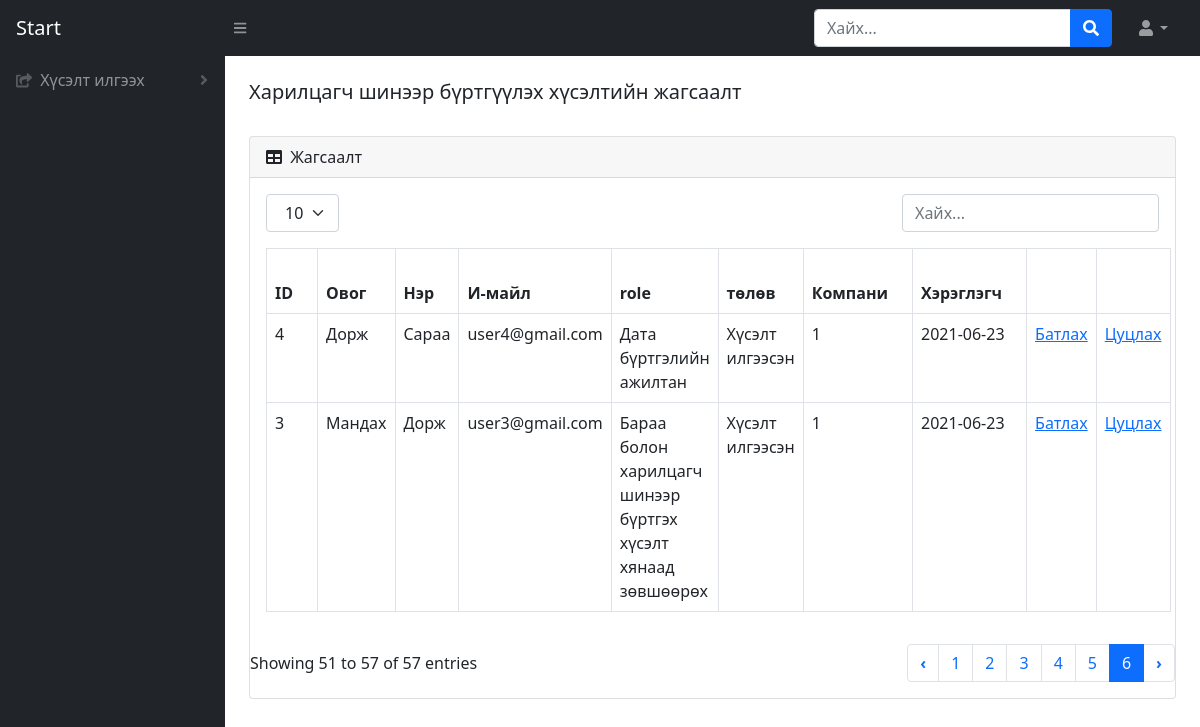
Page /reg-list on the earlier database version.
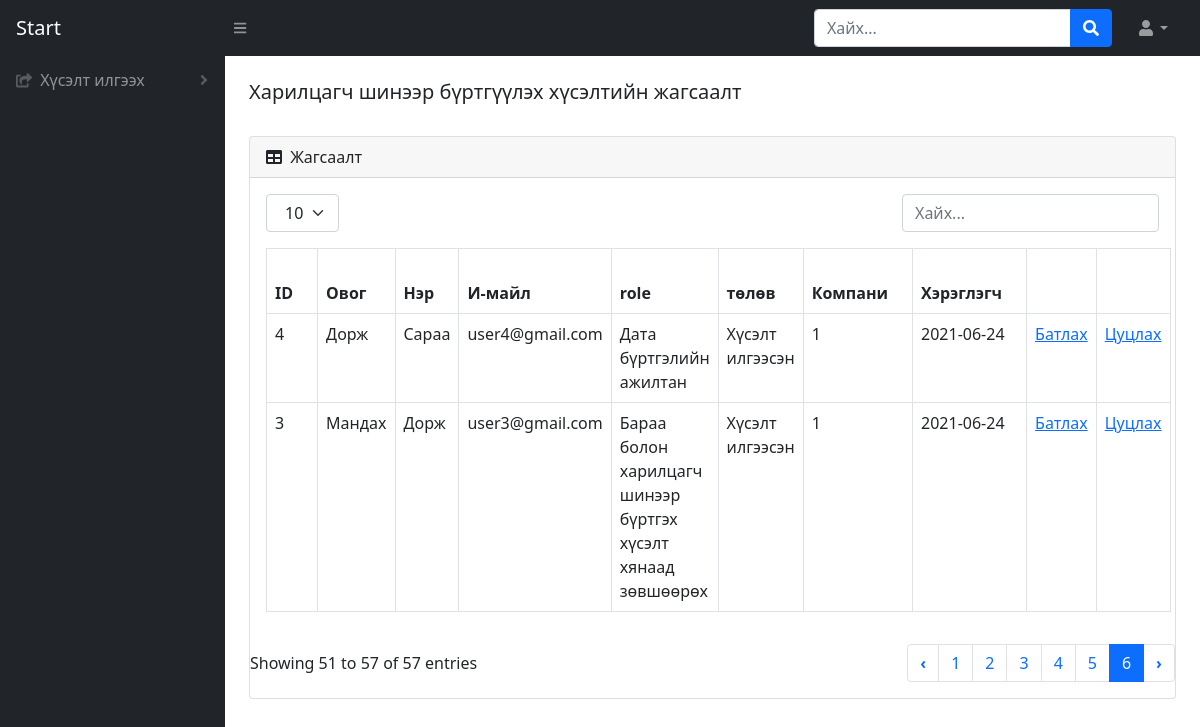
Same page on the later database version.
### BMweb/models.py (models this page shows, shortened)
class Hereglegch(models.Model):
    ovog=models.CharField(max_length=300, verbose_name=_("Хэрэглэгчийн овог"))
    ner=models.CharField(max_length=300, verbose_name=_("Хэрэглэгчийн нэр"))
    mail = models.CharField(max_length=300, verbose_name=_("И-мейл хаяг"))
    role = models.ForeignKey(HereglegchRole, on_delete=CASCADE ,verbose_name=_("Эрхийн түвшин"))
    state = models.ForeignKey(HereglegchState, on_delete=CASCADE , verbose_name=_("Хэрэглэгчийн төлөв"))
    company = models.ForeignKey(Company, on_delete=CASCADE , verbose_name=_("Компани"))
    password  = models.CharField(max_length=150, verbose_name=_("Хэрэглэгчийн нууц үг"))
    reg_date = models.DateTimeField(default=datetime.now, verbose_name=_("Нэвтэрсэн огноо"))
    class Meta:
        verbose_name = _("Хэрэглэгч")
        verbose_name_plural = _("Хэрэглэгч")

class HereglegchRole(models.Model):
    levelName = models.CharField(max_length=300, verbose_name=_("Эрхийн түвшин"))
    class Meta:
        verbose_name = _("Эрхийн түвшин")
        verbose_name_plural = _("Эрхийн түвшин")
    def __str__(self):
        return self.levelName

class HereglegchState(models.Model):
    stateName = models.CharField(max_length=300, verbose_name=_("Хэрэглэгчийн төлөв"))
    class Meta:
        verbose_name = _("Хэрэглэгч төлөв")
        verbose_name_plural = _("Хэрэглэгч төлөв")
    def __str__(self):
        return self.stateName

### BMweb/views.py (the view)
# urls.py: path('reg-list', views.hereglegchList,name='reg-list'),
def hereglegchList(request):
    if 'user_id' in request.session:
        h = Hereglegch.objects.get(pk=request.session['user_id'])
        return render(request,'hereglegchList.html', {'user': h })
    h = Hereglegch.objects.filter(state_id = 1).order_by('-reg_date')
    return render(request,'hereglegchList.html',{'HereglegchList': h})

### BMweb/templates/hereglegchList.html (shortened to what the changed rows need)
{% load static %}
<!DOCTYPE html>
<html lang="en">
    <head>
        <link href="https://cdn.jsdelivr.net/npm/simple-datatables@latest/dist/style.css" rel="stylesheet" />
        <link href="css/styles.css" rel="stylesheet" />
        <link href="{% static 'css/styles.css' %}" rel="stylesheet"/>
    </head>
    <body class="sb-nav-fixed">
        <div id="layoutSidenav">
            <div id="layoutSidenav_content">
                <main>
                    <div class="container-fluid px-4">
                        <div class="card mb-4">
                            <div class="card-body">
                                <table id="datatablesSimple" class="dataTable-table">
                                    <thead>
                                        <tr>
                                            <th data-sortable="" class="asc">
                                                <a href="#" class="dataTable-sorter">ID</a>
                                            </th>
                                            <th data-sortable="" class="asc">
                                                <a href="#" class="dataTable-sorter">Овог</a>
                                            </th>
                                            <th data-sortable="" class="asc">
                                                <a href="#" class="dataTable-sorter">Нэр</a>
                                            </th>
                                            <th data-sortable="" class="asc">
                                                <a href="#" class="dataTable-sorter">И-майл</a>
                                            </th>
                                            <th data-sortable="" class="asc">
                                                <a href="#" class="dataTable-sorter"></a>role</a>
                                            </th>
                                            <th data-sortable="" class="asc">
                                                <a href="#" class="dataTable-sorter">төлөв</a>
                                            </th>
                                            <th data-sortable="" class="asc">
                                                <a href="#" class="dataTable-sorter">Компани</a>
                                            </th>
                                            <th data-sortable="" class="asc">
                                                <a href="#" class="dataTable-sorter">Хэрэглэгч</a>
                                            </th>
                                            <th data-sortable="" class="asc">
                                            </th>
                                            <th data-sortable="" class="asc">
                                            </th>
                                        </tr>
                                    </thead>
                                    {% for h in HereglegchList %}
                                        <tr>
                                            <td>{{ h.id }}</td>
                                            <td>{{ h.ovog }}</td>
                                            <td>{{ h.ner }}</td>
                                            <td>{{ h.mail }}</td>
                                            <td>{{ h.role }}</td>
                                            <td>{{ h.state }}</td>
                                            <td>{{ h.state_id }}</td>
                                            <td>{{ h.reg_date | date:"Y-m-d" }}</td>
                                            <td><a href="/change-state/{{h.id}}/2">Батлах</a></td>
                                            <td><a href="/change-state/{{h.id}}/3">Цуцлах</a></td>
                                        </tr>
                                    {% endfor %}
                                    </table>
                            </div>
                        </div>
                    </div>
                </main>
            </div>
        </div>
    </body>
</html>

Differences in the rows shown:
changed Hereglegch "Сараа": reg_date "2021-06-23" → "2021-06-24"
changed Hereglegch "Мандах": reg_date "2021-06-23" → "2021-06-24"
